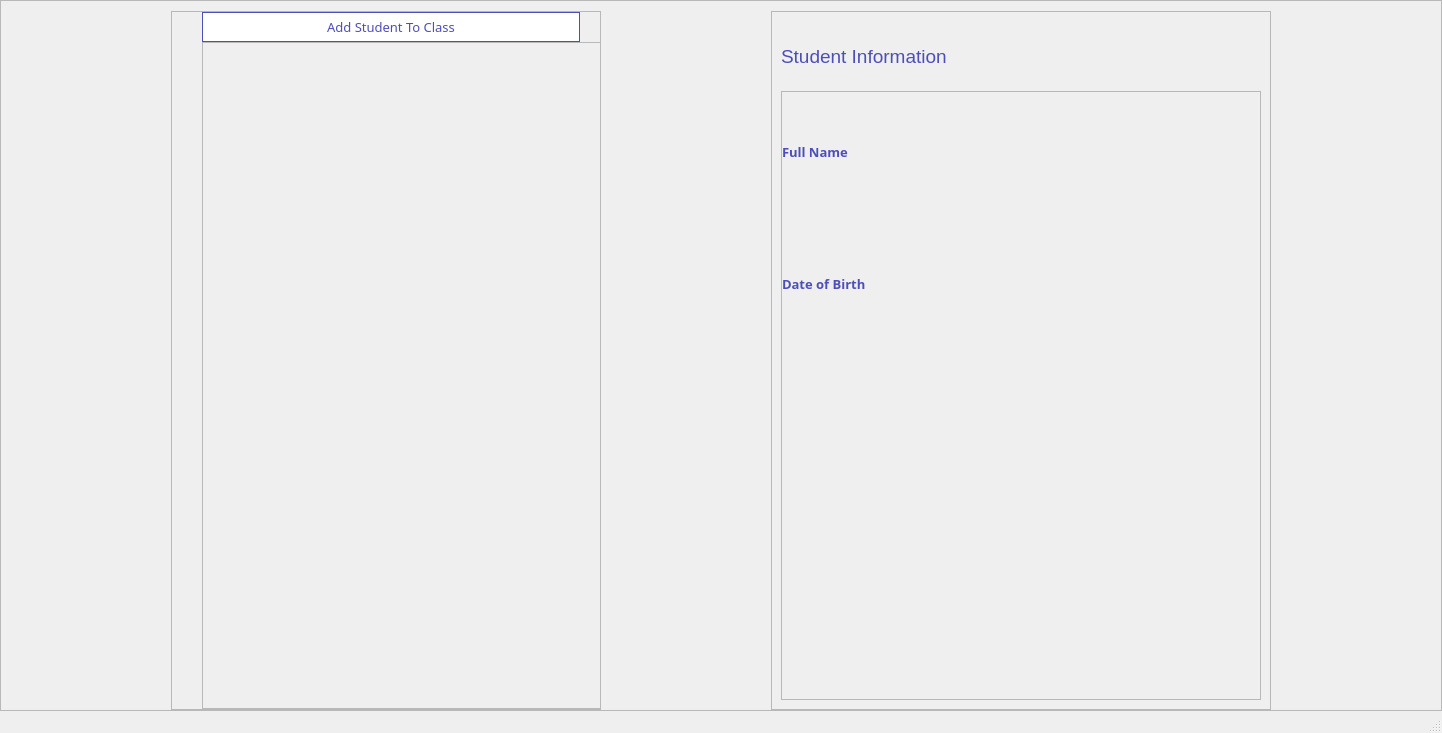
<?xml version="1.0" encoding="UTF-8"?>
<ui version="4.0">
 <class>MainWindow</class>
 <widget class="QMainWindow" name="MainWindow">
  <property name="geometry">
   <rect>
    <x>0</x>
    <y>0</y>
    <width>1442</width>
    <height>733</height>
   </rect>
  </property>
  <property name="windowTitle">
   <string>MainWindow</string>
  </property>
  <widget class="QWidget" name="centralwidget">
   <layout class="QVBoxLayout" name="verticalLayout_16">
    <property name="spacing">
     <number>0</number>
    </property>
    <property name="leftMargin">
     <number>0</number>
    </property>
    <property name="topMargin">
     <number>0</number>
    </property>
    <property name="rightMargin">
     <number>0</number>
    </property>
    <property name="bottomMargin">
     <number>0</number>
    </property>
    <item>
     <widget class="QFrame" name="frame">
      <property name="frameShape">
       <enum>QFrame::StyledPanel</enum>
      </property>
      <property name="frameShadow">
       <enum>QFrame::Raised</enum>
      </property>
      <layout class="QHBoxLayout" name="horizontalLayout">
       <property name="spacing">
        <number>0</number>
       </property>
       <property name="leftMargin">
        <number>0</number>
       </property>
       <property name="topMargin">
        <number>10</number>
       </property>
       <property name="rightMargin">
        <number>0</number>
       </property>
       <property name="bottomMargin">
        <number>0</number>
       </property>
       <item>
        <widget class="QFrame" name="frame_12">
         <property name="minimumSize">
          <size>
           <width>350</width>
           <height>0</height>
          </size>
         </property>
         <property name="maximumSize">
          <size>
           <width>430</width>
           <height>16777215</height>
          </size>
         </property>
         <property name="frameShape">
          <enum>QFrame::StyledPanel</enum>
         </property>
         <property name="frameShadow">
          <enum>QFrame::Raised</enum>
         </property>
         <layout class="QVBoxLayout" name="verticalLayout">
          <property name="spacing">
           <number>0</number>
          </property>
          <property name="leftMargin">
           <number>30</number>
          </property>
          <property name="topMargin">
           <number>0</number>
          </property>
          <property name="rightMargin">
           <number>20</number>
          </property>
          <property name="bottomMargin">
           <number>0</number>
          </property>
          <item>
           <widget class="QPushButton" name="btnAddStudentToClass">
            <property name="minimumSize">
             <size>
              <width>0</width>
              <height>30</height>
             </size>
            </property>
            <property name="font">
             <font>
              <family>Century Gothic</family>
              <pointsize>10</pointsize>
             </font>
            </property>
            <property name="cursor">
             <cursorShape>PointingHandCursor</cursorShape>
            </property>
            <property name="styleSheet">
             <string notr="true">#btnAddStudentToClass
{
border:1px solid #4d4eba;
background-color: rgb(255, 255, 255);
color: #4d4eba;

}
#btnAddStudentToClass::hover
{
background-color:#4d4eba;
color: white;

}



</string>
            </property>
            <property name="text">
             <string>Add Student To Class</string>
            </property>
           </widget>
          </item>
          <item>
           <widget class="QFrame" name="RegisteredStudent">
            <property name="minimumSize">
             <size>
              <width>400</width>
              <height>0</height>
             </size>
            </property>
            <property name="maximumSize">
             <size>
              <width>520</width>
              <height>16777215</height>
             </size>
            </property>
            <property name="frameShape">
             <enum>QFrame::StyledPanel</enum>
            </property>
            <property name="frameShadow">
             <enum>QFrame::Raised</enum>
            </property>
            <layout class="QFormLayout" name="formLayout_2">
             <item row="0" column="0">
              <widget class="Line" name="line_3">
               <property name="orientation">
                <enum>Qt::Horizontal</enum>
               </property>
              </widget>
             </item>
             <item row="1" column="0">
              <widget class="Line" name="line_4">
               <property name="orientation">
                <enum>Qt::Horizontal</enum>
               </property>
              </widget>
             </item>
            </layout>
           </widget>
          </item>
         </layout>
        </widget>
       </item>
       <item>
        <widget class="QFrame" name="frame_11">
         <property name="minimumSize">
          <size>
           <width>300</width>
           <height>0</height>
          </size>
         </property>
         <property name="maximumSize">
          <size>
           <width>500</width>
           <height>16777215</height>
          </size>
         </property>
         <property name="frameShape">
          <enum>QFrame::StyledPanel</enum>
         </property>
         <property name="frameShadow">
          <enum>QFrame::Raised</enum>
         </property>
         <layout class="QVBoxLayout" name="verticalLayout_9">
          <property name="spacing">
           <number>0</number>
          </property>
          <item>
           <widget class="QLabel" name="label">
            <property name="maximumSize">
             <size>
              <width>16777215</width>
              <height>70</height>
             </size>
            </property>
            <property name="font">
             <font>
              <pointsize>14</pointsize>
             </font>
            </property>
            <property name="styleSheet">
             <string notr="true">color: #4d4eba;
</string>
            </property>
            <property name="text">
             <string>Student Information</string>
            </property>
           </widget>
          </item>
          <item>
           <widget class="QFrame" name="frame_10">
            <property name="minimumSize">
             <size>
              <width>420</width>
              <height>0</height>
             </size>
            </property>
            <property name="font">
             <font>
              <pointsize>8</pointsize>
             </font>
            </property>
            <property name="frameShape">
             <enum>QFrame::StyledPanel</enum>
            </property>
            <property name="frameShadow">
             <enum>QFrame::Raised</enum>
            </property>
            <layout class="QVBoxLayout" name="verticalLayout_10">
             <property name="spacing">
              <number>0</number>
             </property>
             <property name="leftMargin">
              <number>0</number>
             </property>
             <item>
              <widget class="QLabel" name="label_79">
               <property name="maximumSize">
                <size>
                 <width>400</width>
                 <height>20</height>
                </size>
               </property>
               <property name="font">
                <font>
                 <family>Century Gothic</family>
                 <pointsize>10</pointsize>
                 <weight>75</weight>
                 <bold>true</bold>
                </font>
               </property>
               <property name="styleSheet">
                <string notr="true">color:#4d4eba</string>
               </property>
               <property name="text">
                <string>Full Name</string>
               </property>
              </widget>
             </item>
             <item>
              <widget class="QLabel" name="lblName">
               <property name="maximumSize">
                <size>
                 <width>800</width>
                 <height>30</height>
                </size>
               </property>
               <property name="font">
                <font>
                 <family>Century Gothic</family>
                 <pointsize>9</pointsize>
                 <weight>75</weight>
                 <bold>true</bold>
                </font>
               </property>
               <property name="styleSheet">
                <string notr="true">color:#a9a9a9</string>
               </property>
               <property name="text">
                <string/>
               </property>
              </widget>
             </item>
             <item>
              <widget class="QLabel" name="label_87">
               <property name="maximumSize">
                <size>
                 <width>400</width>
                 <height>20</height>
                </size>
               </property>
               <property name="font">
                <font>
                 <family>Century Gothic</family>
                 <pointsize>10</pointsize>
                 <weight>75</weight>
                 <bold>true</bold>
                </font>
               </property>
               <property name="styleSheet">
                <string notr="true">color:#4d4eba</string>
               </property>
               <property name="text">
                <string>Date of Birth</string>
               </property>
              </widget>
             </item>
             <item>
              <widget class="QLabel" name="lblDate">
               <property name="maximumSize">
                <size>
                 <width>800</width>
                 <height>30</height>
                </size>
               </property>
               <property name="font">
                <font>
                 <family>Century Gothic</family>
                 <pointsize>11</pointsize>
                 <weight>75</weight>
                 <bold>true</bold>
                </font>
               </property>
               <property name="styleSheet">
                <string notr="true">color:#a9a9a9</string>
               </property>
               <property name="text">
                <string/>
               </property>
              </widget>
             </item>
             <item>
              <widget class="QLabel" name="lblBehaviourPoint">
               <property name="maximumSize">
                <size>
                 <width>800</width>
                 <height>30</height>
                </size>
               </property>
               <property name="font">
                <font>
                 <family>Century Gothic</family>
                 <pointsize>11</pointsize>
                 <weight>75</weight>
                 <bold>true</bold>
                </font>
               </property>
               <property name="styleSheet">
                <string notr="true">color:#a9a9a9</string>
               </property>
               <property name="text">
                <string/>
               </property>
              </widget>
             </item>
             <item>
              <widget class="QLabel" name="lblRewardPoint">
               <property name="maximumSize">
                <size>
                 <width>800</width>
                 <height>30</height>
                </size>
               </property>
               <property name="font">
                <font>
                 <family>Century Gothic</family>
                 <pointsize>11</pointsize>
                 <weight>75</weight>
                 <bold>true</bold>
                </font>
               </property>
               <property name="styleSheet">
                <string notr="true">color:#a9a9a9</string>
               </property>
               <property name="text">
                <string/>
               </property>
              </widget>
             </item>
             <item>
              <widget class="QLabel" name="lblSEN">
               <property name="maximumSize">
                <size>
                 <width>800</width>
                 <height>30</height>
                </size>
               </property>
               <property name="font">
                <font>
                 <family>Century Gothic</family>
                 <pointsize>11</pointsize>
                 <weight>75</weight>
                 <bold>true</bold>
                </font>
               </property>
               <property name="styleSheet">
                <string notr="true">color:#a9a9a9</string>
               </property>
               <property name="text">
                <string/>
               </property>
              </widget>
             </item>
             <item>
              <widget class="QLabel" name="lblMoreAble">
               <property name="maximumSize">
                <size>
                 <width>800</width>
                 <height>30</height>
                </size>
               </property>
               <property name="font">
                <font>
                 <family>Century Gothic</family>
                 <pointsize>11</pointsize>
                 <weight>75</weight>
                 <bold>true</bold>
                </font>
               </property>
               <property name="styleSheet">
                <string notr="true">color:#a9a9a9</string>
               </property>
               <property name="text">
                <string/>
               </property>
              </widget>
             </item>
            </layout>
           </widget>
          </item>
         </layout>
        </widget>
       </item>
      </layout>
     </widget>
    </item>
   </layout>
  </widget>
  <widget class="QStatusBar" name="statusbar"/>
 </widget>
 <resources>
  <include location="Resources.qrc"/>
 </resources>
 <connections/>
</ui>
